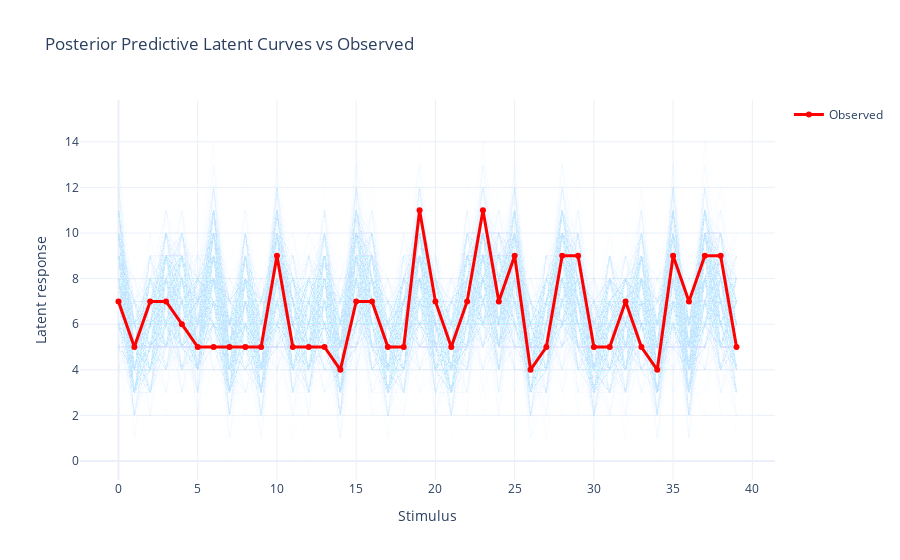

The cell this chart's notebook holds for it:
### Code cell
fig = go.Figure()

# Plot posterior latent curves
for sample in y_flat:
    fig.add_trace(
        go.Scatter(
            x=x,
            y=sample,
            mode='lines',
            line=dict(color='lightblue', width=1),
            opacity=0.03,   # very transparent for many curves
            showlegend=False
        )
    )

# Plot observed data
fig.add_trace(
    go.Scatter(
        x=x,
        y=y_obs,
        mode='lines+markers',
        line=dict(color='red', width=3),
        marker=dict(size=6),
        name='Observed'
    )
)

fig.update_layout(
    title='Posterior Predictive Latent Curves vs Observed',
    xaxis_title='Stimulus',
    yaxis_title='Latent response',
    template='plotly_white'
)

fig.show()
